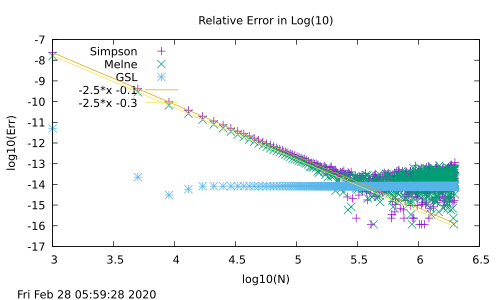

Generate this figure with gnuplot:
#  file: error_log.plt

# record the time and date the graph was generated
set timestamp

# titles and labels
set title 'Relative Error in Log(10)'
set xlabel 'log10(N)'
set ylabel 'log10(Err)'

# move the legend to a free space
set key left

# set the x and y axis scales (already logs)
#set xrange [-10:-1]
#set yrange [-14:0]

# fit the curve
f1(x) = a1*x + b1
fit [0.3:5] f1(x) "error_log.dat" using ($1):($2) via a1, b1
fit_title1 = sprintf("%-+4.1f*x %-+4.1f",a1, b1)
f2(x) = a2*x + b2
fit [0.3:5] f2(x) "error_log.dat" using ($1):($3) via a2, b2
fit_title2 = sprintf("%-+4.1f*x %-+4.1f",a2, b2)

# set the terminal type to be the screen (which is x11 here)
set term x11

# plot the data as well as the fit, with appropriate titles
plot "error_log.dat" using ($1):($2) title 'Simpson', \
     "error_log.dat" using ($1):($3) title 'Melne', \
     "error_log.dat" using ($1):($4) title 'GSL', \
     a1*x + b1 title fit_title1, \
     a2*x + b2 title fit_title2

set out "error_log.ps"
set term postscript color enhanced
replot
set out "error_log.pdf"
set term pdf
replot
